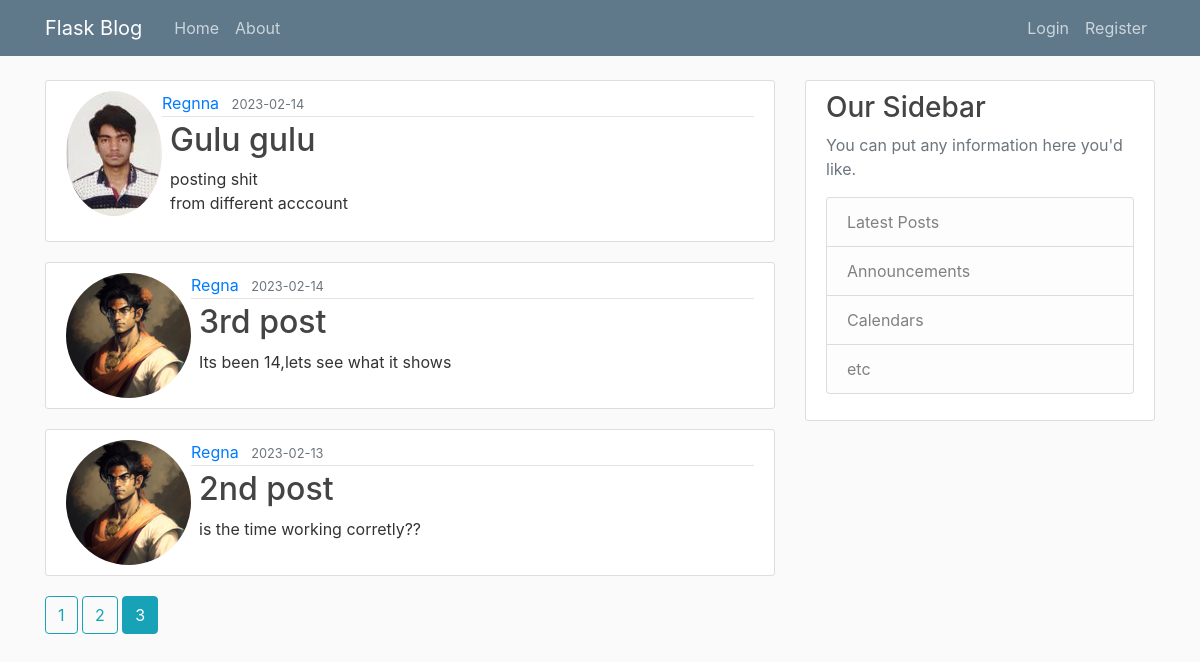
Screenshot of /home?page=3 with the database file from the repository.
### flaskblog/models.py (models this page shows, shortened)
class Post(db.Model):
    id = db.Column(db.Integer, primary_key=True)
    title = db.Column(db.String(100), nullable=False)
    date_posted = db.Column(db.DateTime, nullable=False, default=datetime.now(timezone(timedelta(hours=5, minutes=30))))
    content = db.Column(db.Text, nullable=False)
    user_id = db.Column(db.Integer, db.ForeignKey('user.id'), nullable=False)

class User(db.Model,UserMixin):
    id = db.Column(db.Integer, primary_key=True)
    username = db.Column(db.String(20), unique=True, nullable=False)
    email = db.Column(db.String(120), unique=True, nullable=False)
    image_file = db.Column(db.String(20), nullable=False, default='default.png')
    password = db.Column(db.String(60), nullable=False)
    posts = db.relationship('Post', backref='author', lazy=True)

### flaskblog/main/routes.py (the view)
@main.route("/")
@main.route("/home")
def home():
    page=request.args.get('page',1,type=int)
    posts=Post.query.order_by(Post.date_posted.desc()).paginate(page=page,per_page=3)
    return render_template('home.html', posts=posts)

### flaskblog/templates/home.html
{% extends "layout.html" %}
{% block content %}
{% for post in posts %}
<article class="media content-section">
  <img src="{{url_for('static',filename='profile.pics/'+post.author.image_file)}} " alt="" class="rounded-circle article-image">
    <div class="media-body">
      <div class="article-metadata">
        <a class="mr-2" href="{{url_for('users.user_post',username=post.author.username)}} ">{{ post.author.username }}</a>
        <small class="text-muted">{{ post.date_posted.strftime('%Y-%m-%d') }}</small>
      </div>
      <h2><a class="article-title ml-2" href="{{url_for('posts_v2.post',post_id=post.id)}}">{{ post.title }}</a></h2>
      <p class="article-content ml-lg-2">{{ post.content }}</p>
    </div>
  </article>
{% endfor %}
{% for page_num in posts.iter_pages(left_edge=1,right_edge=1, left_current=1, right_current=1) %}
  {%if page_num %}
    {%if posts.page==page_num%}
      <a href="{{url_for('main.home',page=page_num)}}" class="btn btn-info">{{page_num}}</a>
    {%else%}
    <a href="{{url_for('main.home',page=page_num)}}" class="btn btn-outline-info">{{page_num}}</a>
    {%endif%}
  {%else%}
      ...
  {%endif%}
{% endfor %}
{% endblock content %}

### flaskblog/static/main.css (style rules this page uses)
body { background: #fafafa; color: #333333; margin-top: 5rem; }
h1, h2, h3, h4, h5, h6 { color: #444444; }
.content-section { background: #ffffff; padding: 10px 20px; border: 1px solid #dddddd; border-radius: 3px; margin-bottom: 20px; }
.article-title { color: #444444; }
.article-content { white-space: pre-line; }
.article-metadata { padding-bottom: 1px; margin-bottom: 4px; border-bottom: 1px solid #e3e3e3 }

### rows the page displays
Post: image_file (picture), author.username "Regnna", date_posted "2023-02-14", title "Gulu gulu", content "posting shit from different acccount"
Post: image_file (picture), author.username "Regna", date_posted "2023-02-14", title "3rd post", content "Its been 14,lets see what it shows"
Post: image_file (picture), author.username "Regna", date_posted "2023-02-13", title "2nd post", content "is the time working corretly??"

### other values shown
{{ page_num }} "1" "2"
{{ page_num }} "3"
